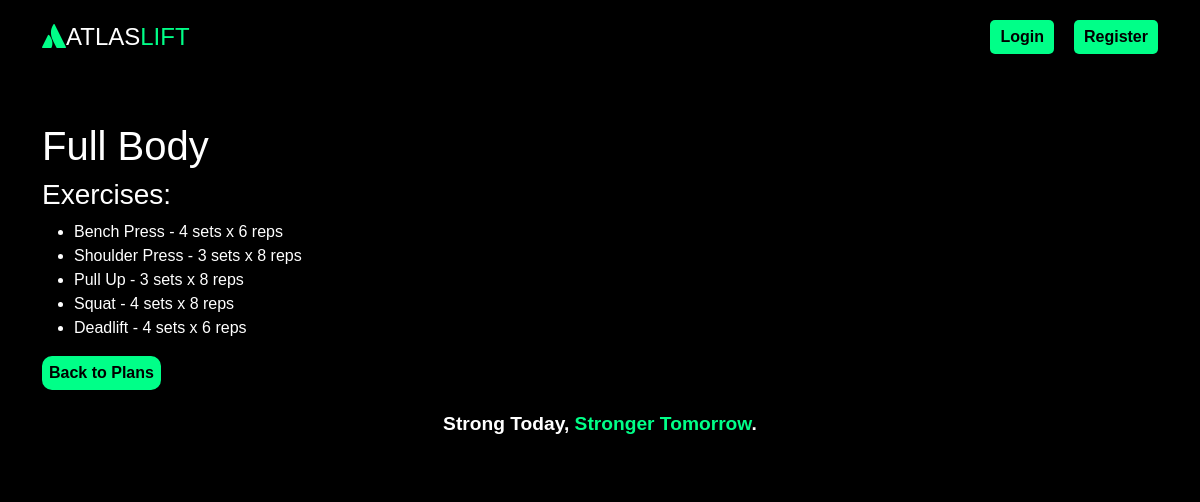
Page /workout_plan/1 on the committed database.
### models.py (models this page shows, shortened)
class WorkoutPlan(db.Model):
    __tablename__ = 'workout_plans'
    id = db.Column(db.Integer, primary_key=True)
    name = db.Column(db.String(100), nullable=False)
    description = db.Column(db.String(255))
    user_id = db.Column(db.Integer, db.ForeignKey('users.id'), nullable=False)
    is_default = db.Column(db.Boolean, default=False)
    group_label = db.Column(db.String(50), nullable=True)
    workout_plan_exercises = db.relationship('WorkoutPlanExercises', back_populates='workout_plan', cascade="all, delete-orphan")

class WorkoutPlanExercises(db.Model):
    __tablename__ = 'workout_plan_exercises'
    id = db.Column(db.Integer, primary_key=True)
    workout_plan_id = db.Column(db.Integer, db.ForeignKey('workout_plans.id'), nullable=False)
    exercise_id = db.Column(db.Integer, db.ForeignKey('exercises.id'), nullable=False)
    sets = db.Column(db.Integer, nullable=False)
    reps = db.Column(db.Integer, nullable=False)
    workout_plan = db.relationship('WorkoutPlan', back_populates='workout_plan_exercises')
    exercise = db.relationship('Exercise', back_populates='exercise_entries')

class Exercise(db.Model):
    __tablename__ = 'exercises'
    id = db.Column(db.Integer, primary_key=True)
    name = db.Column(db.String(100), nullable=False, unique=True)
    description = db.Column(db.String(255))
    exercise_entries = db.relationship('WorkoutPlanExercises', back_populates='exercise')

### app.py (the view)
    @app.route('/workout_plan/<int:id>')
    def view_workout_plan(id):
        workout_plan = WorkoutPlan.query.get(id)
        return render_template('view_workout_plan.html', workout_plan=workout_plan)

### templates/view_workout_plan.html (shortened to what this page needs)
{% extends 'base.html' %}
{% block content %}
<h1>{{ workout_plan.name }}</h1>
<h3>Exercises:</h3>
<ul>
    {% for entry in workout_plan.workout_plan_exercises %}
        <li>
            {{ entry.exercise.name }} - {{ entry.sets }} sets x {{ entry.reps }} reps
        </li>
    {% endfor %}
</ul>
<a href="{{ url_for('view_workout_plans') }}" class = btn-primary>Back to Plans</a>
{% endblock %}

### templates/base.html (shortened to what this page needs)
<!DOCTYPE html>
<html lang="en">
<head>
    <link rel="stylesheet" href="https://cdnjs.cloudflare.com/ajax/libs/font-awesome/6.0.0-beta3/css/all.min.css">
    <link rel="stylesheet" href="https://cdn.jsdelivr.net/npm/bootstrap@5.3.0-alpha3/dist/css/bootstrap.min.css">
    <link rel="stylesheet" href="{{ url_for('static', filename='styles.css') }}">
</head>
<body>
<header class="header">
    <div class="container">
      <div class="logo">
        <a href="{{ url_for('home') }}">
          <h1><span style="color: #00ff88;"><i class="fa-brands fa-atlassian"></i></span></i>ATLAS<span style="color: #00ff88;">LIFT</span></h1>
        </a>
      </div>
      <nav class="nav">
        <ul>
          {% if current_user.is_authenticated %}
            <li><a href="{{ url_for('logout') }}" class="btn-signup">Logout</a></li>
          {% else %}
            <li><a href="{{ url_for('login') }}" class="btn-signup">Login</a></li>
            <li><a href="{{ url_for('register') }}" class="btn-signup">Register</a></li>
          {% endif %}
        </ul>
      </nav>
    </div>
  </header>
    <div class="container mt-4">
        {% block content %}{% endblock %}
    </div>
<footer class="footer">
    <div class="container">
      <p><strong>Strong Today, <span>Stronger Tomorrow</span>.</strong></p>
    </div>
  </footer>
</body>
</html>

### static/styles.css (style rules this page uses)
body { margin: 0; font-family: 'Arial', sans-serif; color: #fff; background-color: #000; display: flex; flex-direction: column; min-height: 100vh; }
a { text-decoration: none; color: inherit; }
.header { padding: 20px 0; background: #000; position: sticky; top: 0; z-index: 10; }
.header .container { display: flex; justify-content: space-between; align-items: center; }
.logo h1 { font-size: 1.5em; margin: 0; }
.nav { display: flex; justify-content: space-between; align-items: center; }
.nav ul { list-style: none; display: flex; gap: 20px; margin: 0; padding: 0; }
.nav a { position: relative; font-size: 1em; padding: 5px 10px; text-decoration: none; display: block; }
.nav a::after { content: ''; position: absolute; left: 0; bottom: -2px; width: 0; height: 3px; background-color: #00ff88; transition: width 0.5s ease; }
.btn-signup { padding: 5px 15px; background: #00ff88; border-radius: 5px; font-weight: bold; color: #000; }
.footer { text-align: center; padding: 20px 0; background: #000; font-size: 1.2em; }
.footer span { color: #00ff88; }
.btn-primary { display: inline-block; padding: 5px 7px; background: #00ff88; color: #000; font-weight: bold; border-radius: 10px; }

### rows in the picture
WorkoutPlan: name "Full Body"
WorkoutPlanExercises: exercise.name "Bench Press", sets "4", reps "6"
WorkoutPlanExercises: exercise.name "Shoulder Press", sets "3", reps "8"
WorkoutPlanExercises: exercise.name "Pull Up", sets "3", reps "8"
WorkoutPlanExercises: exercise.name "Squat", sets "4", reps "8"
WorkoutPlanExercises: exercise.name "Deadlift", sets "4", reps "6"
